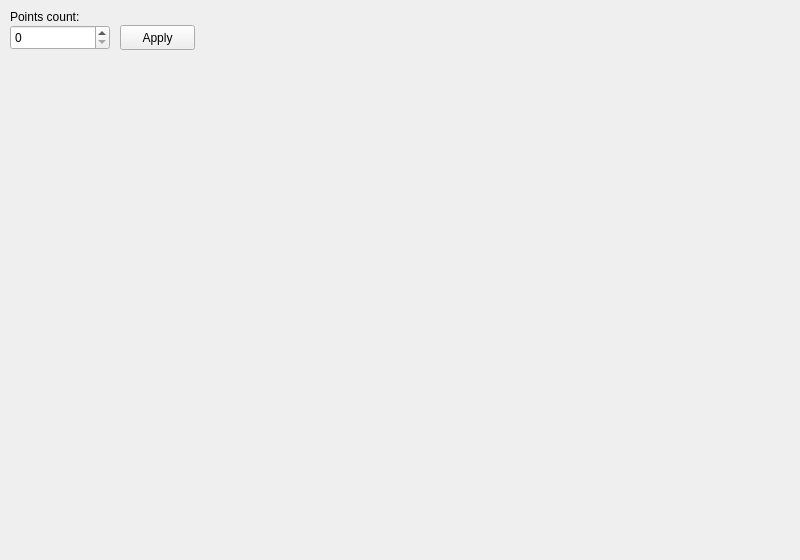
<?xml version="1.0" encoding="UTF-8"?>
<ui version="4.0">
 <class>Task1_1</class>
 <widget class="QWidget" name="Task1_1">
  <property name="geometry">
   <rect>
    <x>0</x>
    <y>0</y>
    <width>800</width>
    <height>560</height>
   </rect>
  </property>
  <property name="windowTitle">
   <string>Form</string>
  </property>
  <widget class="QSpinBox" name="pointCountSpinBox">
   <property name="geometry">
    <rect>
     <x>10</x>
     <y>25</y>
     <width>100</width>
     <height>25</height>
    </rect>
   </property>
  </widget>
  <widget class="QLabel" name="pointCountLabel">
   <property name="geometry">
    <rect>
     <x>10</x>
     <y>10</y>
     <width>100</width>
     <height>13</height>
    </rect>
   </property>
   <property name="text">
    <string>Points count:</string>
   </property>
  </widget>
  <widget class="QPushButton" name="applyButton">
   <property name="geometry">
    <rect>
     <x>120</x>
     <y>25</y>
     <width>75</width>
     <height>25</height>
    </rect>
   </property>
   <property name="text">
    <string>Apply</string>
   </property>
  </widget>
 </widget>
 <resources/>
 <connections/>
</ui>
